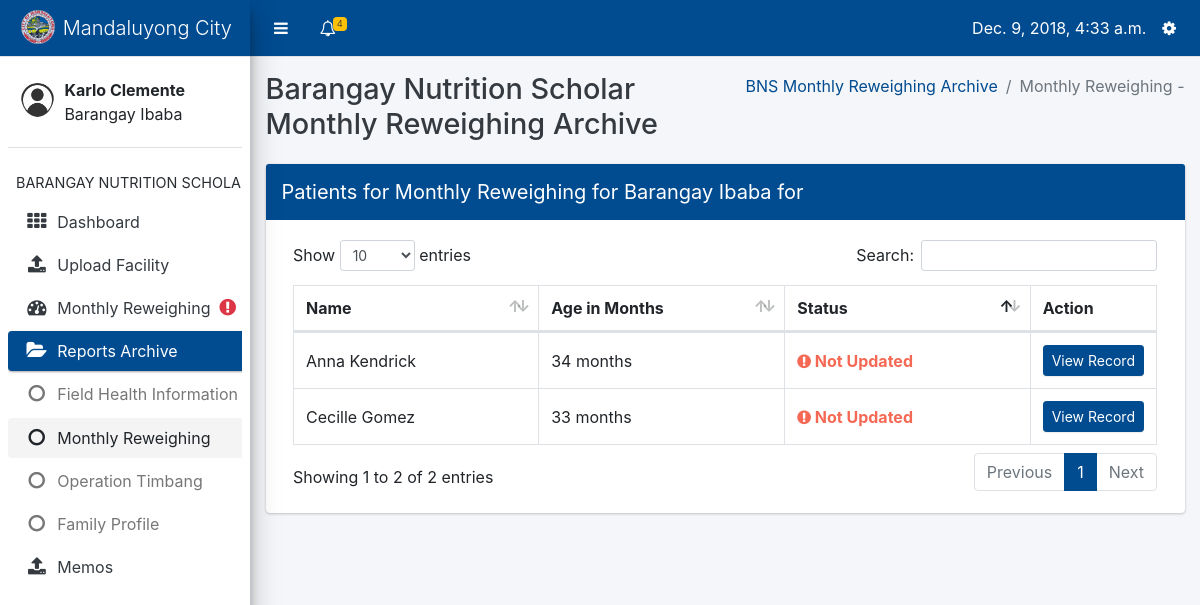
Screenshot of /data-input/bns/monthly_reweighing (signed in) with the database file from the repository.
### core/models.py (models this page shows, shortened)
class Profile(models.Model):
    user = models.OneToOneField(User, on_delete=models.CASCADE, related_name='profile')
    barangay = models.ForeignKey(Barangay, on_delete=models.CASCADE, null=True, blank=True)
    USER_TYPES = (
        ('Barangay Nutrition Scholar', 'Barangay Nutrition Scholar'),
        ('Nutritionist', 'Nutritionist'),
        ('Nutrition Program Coordinator', 'Nutrition Program Coordinator')
    )
    user_type = models.CharField(max_length=40, choices=USER_TYPES)

### datainput/models.py (models this page shows, shortened)
class Barangay(models.Model):
    name = models.CharField(max_length=100)
    @property
    def has_reweighed(self):
        patients = Patient.objects.filter(barangay=self)
        if patients.count() == 0:
            return False
        for patient in patients:
            try:
                mr = MonthlyReweighing.objects.get(patient=patient, date__month=datetime.now().month)
            except MonthlyReweighing.DoesNotExist:
                return False
        return True

class Patient(models.Model):
    name = models.CharField(max_length=100)
    date_of_birth = models.DateField()
    barangay = models.ForeignKey(Barangay, on_delete=models.CASCADE)
    sex = models.ForeignKey(Sex, on_delete=models.DO_NOTHING)
    date_created = models.DateTimeField(default=datetime.now)
    @property
    def get_age(self):
        months = dt.datetime.now().date() - self.date_of_birth
        age_months = months.days * 0.0328767
        return int(age_months)
    @property
    def get_reweighing_status(self):
        try:
            x = MonthlyReweighing.objects.get(patient__name=self.name, date__month=datetime.now().month)
        except MonthlyReweighing.DoesNotExist:
            return 'Not yet updated'
        return 'Updated'

### datainput/views.py (the view)
# urls.py: path('bns/monthly_reweighing', views.monthly_reweighing_index, name='monthly_reweighing_index'),
@login_required
def monthly_reweighing_index(request):
    barangay = Profile.objects.get(user=request.user).barangay
    opt = OperationTimbang.objects.filter(barangay=barangay, date__year=datetime.now().year)
    patients = Patient.objects.filter(barangay=barangay)
    profile = Profile.objects.get(user=request.user)
    context = {
        'active': 'mr',
        'profile': profile,
        'patients': patients,
        'has_opt': len(opt) > 0,
        'barangay': barangay
    }
    return render(request, 'datainput/monthly_reweighing_index.html', context)

### core/context_processors.py (called while the page is built)
def get_user_type(request):
    if request.user.is_anonymous:
        return {
            'user_type': None
        }
    return {
        'user_type': Profile.objects.get(user=request.user).user_type
    }

def get_notifications(request):
    if not request.user.is_anonymous:
        notifications = Notification.objects.filter(profile_to=Profile.objects.get(user=request.user)).order_by('-date')
        return {
            'notifications': notifications
        }
    return {
        'notifications': None
    }

def get_unread_notifications(request):
    if not request.user.is_anonymous:
        unread_count = Notification.objects.filter(profile_to=Profile.objects.get(user=request.user), is_read=False)
        return {
            'unread_count': unread_count.count()
        }
    return {
        'unread_count': None
    }

def today(request):
    return {
        'today': datetime.now()
    }

def year_now(request):
    return {
        'year_present': datetime.now().year
    }

def profile(request):
    if request.user.is_anonymous:
        return {
            'profile': None
        }
    return {
        'profile': Profile.objects.get(user=request.user)
    }

### datainput/templates/datainput/monthly_reweighing_index.html (shortened to what this page needs)
{% extends 'core/bns-layout.html' %}
{% block content %}
<div class="content-wrapper" style="min-height: 620px; height: auto; margin-top: 57px;">
    <div class="content-header">
        <div class="container-fluid">
            <div class="row mb-2">
                    <div class="col-sm-6">
                        <h1 class="m-0 text-dark">
                            Barangay Nutrition Scholar Monthly Reweighing{% if active == 'mr' %} Archive{% endif %}</h1>
                    </div>
                <div class="col-sm-6">
                    <ol class="breadcrumb float-sm-right">
                        {% if active == 'mr' %}
                        <li class="breadcrumb-item"><a href="{% url 'datainput:monthly_reweighing_list' %}">BNS Monthly Reweighing Archive</a></li>
                        <li class="breadcrumb-item active">Monthly Reweighing - {{ id }}</li>
                        {% else %}
                        <li class="breadcrumb-item active">BNS Monthly Reweighing</li>
                        {% endif %}
                    </ol>
                </div>
            </div>
        </div>
    </div>
    <section class="content">
        <div class="container-fluid">
            <div class="row">
                <div class="col-12">
                    <div class="card card-primary">
                        <div class="card-header d-flex p-0">
                            <h3 class="card-title p-3">Patients for Monthly Reweighing for {{ barangay.name }} {% if active == 'mr' %} for {% endif %}{{ id }}</h3>
                        </div>
                        <div class="card-body">
                            <table id="patient_overview" class="table table-bordered table-hover dataTable">
                                <thead>
                                    <tr>
                                        <th style="width: 30%">Name</th>
                                        <th style="width: 30%">Age in Months</th>
                                        <th style="width: 30%">Status</th>
                                        <th style="width: 10%;">Action</th>
                                    </tr>
                                </thead>
                                <tbody>
                                    {% for patient in patients %}
                                    <tr>
                                        <td>{{ patient.name }}</td>
                                        <td>{{ patient.get_age }} months</td>
                                        {% if patient.get_reweighing_status == 'Updated' %}
                                        <td style="color: #00a65a; font-weight: bold;">
                                            <i class="fa fa-check-circle"></i> Updated
                                        </td>
                                        {% else %}
                                        <td style="color: #f56954; font-weight: bold;">
                                            <i class="fa fa-exclamation-circle"></i> Not Updated
                                        </td>
                                        {% endif %}
                                        <td>
                                            <a href="{% url 'datainput:patient_overview' patient.id %}" class="btn btn-primary btn-sm col-12">View Record</a>
                                        </td>
                                    </tr>
                                    {% endfor %}
                                </tbody>
                            </table>
                        </div>
                    </div>
                </div>
            </div>
        </div>
    </section>
</div>
{% endblock %}

### core/templates/core/bns-layout.html (shortened to what this page needs)
{% load static %}
<html>
    <head>
        <link rel="stylesheet" type="text/css" href="{% static 'core/plugins/bootstrap/css/bootstrap.css' %}">
        <link rel="stylesheet" type="text/css" href="{% static 'core/plugins/css/adminlte.css' %}">
        <link rel="stylesheet" type="text/css" href="{% static 'core/plugins/datatables/dataTables.bootstrap4.css' %}">
        <link rel="stylesheet" type="text/css" href="{% static 'core/plugins/font-awesome/css/font-awesome.css' %}">
    </head>
    <body class="sidebar-mini">
        <div class="wrapper">
            <nav class="main-header navbar navbar-expand border-bottom navbar-light bg-primary" style="position: fixed; right: 0; left: 0;">
                <ul class="navbar-nav">
                    <li class="nav-item">
                        <a class="nav-link" data-widget="pushmenu" href="#" style="padding-top: 12px;"><i class="fa fa-bars"></i></a>
                    </li>
                    <li class="nav-item dropdown">
                        <a class="nav-link" data-toggle="dropdown" href="#" aria-expanded="false" style="padding-top: 12px;">
                            <i class="fa fa-bell-o"></i>
                            {% if unread_count > 0 %}
                                <span class="badge badge-warning navbar-badge">
                                {{ unread_count }}</span>
                            {% endif %}
                        </a>
                    </li>
                </ul>
                <ul class="navbar-nav ml-auto">
                    <li class="nav-item mt-2">
                        {{ today }}
                    </li>
                    <li class="nav-item dropdown">
                        <a class="nav-link" data-toggle="dropdown" href="#" aria-expanded="true" style="padding-top: 12px;">
                            <i class="fa fa-cog"></i>
                        </a>
                    </li>
                </ul>
            </nav>
            <aside class="main-sidebar elevation-4 sidebar-light-primary" style="min-height: 620px;">
                <div class="brand-link bg-primary">
                    <img src="{% static 'core/images/com.png' %}" class="brand-image img-circle" style="opacity: .8">
                    <span class="brand-text font-weight-light">Mandaluyong City</span>
                </div>
                <div class="sidebar">
                    <div class="user-panel mt-3 pb-3 mb-3 d-flex">
                        <div class="image">
                            <img src="{% static 'core/images/usr.png' %}" class="img-circle" alt="User Image" style="padding-top: 10px">
                        </div>
                        <div class="info">
                            <div class="d-block"><b>{{ profile.user.first_name }} {{ profile.user.last_name }}</b><br>{{ profile.barangay.name }}</div>
                        </div>
                    </div>
                    <nav class="mt-2">
                        <ul class="nav nav-pills nav-sidebar flex-column" data-widget="treeview" role="menu" data-accordion="false">
                            <li class="nav-header">BARANGAY NUTRITION SCHOLAR</li>
                            <li class="nav-item">
                                <a class="nav-link {% if active == 'db' %}active{% endif %}" href="{% url 'core:bns_dashboard' %}">
                                    <i class="nav-icon fa fa-th"></i>
                                    <p>Dashboard</p>
                                </a>
                            </li>
                            <li class="nav-item">
                                <a href="{% url 'core:bns-index' %}" class="nav-link {% if active == 'uf' %}active{% endif %}">
                                    <i class="nav-icon fa fa-upload"></i>
                                    <p>Upload Facility</p>
                                </a>
                            </li>
                            <li class="nav-item">
                                <a href="{% url 'datainput:latest_monthly_reweighing_index' %}" class="nav-link {% if active == 'mw' %}active{% endif %}">
                                    <i class="nav-icon fa fa-dashboard"></i>
                                    <p>Monthly Reweighing</p>
                                    {% if not profile.barangay.has_reweighed %}
                                        <i class="text-danger nav-icon fa fa-exclamation-circle"></i>
                                    {% endif %}
                                </a>
                            </li>
                            <li class="nav-item has-treeview {% if active == 'fh' or active == 'mr' or active == 'ot' or active == 'fp' %}menu-open{% endif %}">
                            <a href="#" class="nav-link {% if active == 'fh' or active == 'mr' or active == 'ot' or active == 'fp' %}active{% endif %}">
                              <i class="nav-icon fa fa-folder-open"></i>
                              <p>
                                Reports Archive
                              </p>
                            </a>
                            <ul class="nav nav-treeview">
                              <li class="nav-item">
                                <a  href="{% url 'datainput:show_fhsis_list' %}" class="nav-link {% if active == 'fh' %}active{% endif %}">
                                  <i class="fa fa-circle-o nav-icon"></i>
                                  <p>Field Health Information System</p>
                                </a>
                              </li>
                              <li class="nav-item">
                                <a href="{% url 'datainput:monthly_reweighing_list' %}" class="nav-link {% if active == 'mr' %}active{% endif %}">
                                  <i class="fa fa-circle-o nav-icon"></i>
                                  <p>Monthly Reweighing</p>
                                </a>
                              </li>
                              <li class="nav-item">
                                <a href="{% url 'datainput:show_opt_list' %}" class="test nav-link {% if active == 'ot' %}active{% endif %}">
                                  <i class="fa fa-circle-o nav-icon"></i>
                                  <p>Operation Timbang</p>
                                </a>
                              </li>
                                <li class="nav-item">
                                <a href="{% url 'datainput:family_profiles' %}" class="test nav-link {% if active == 'fp' %}active{% endif %}">
                                  <i class="fa fa-circle-o nav-icon"></i>
                                  <p>Family Profile</p>
                                </a>
                              </li>
                            </ul>
                            </li>
                            <li class="nav-item">
                                <a href="{% url 'core:memos' %}" class="nav-link {% if active == 'mm' %}active{% endif %}">
                                    <i class="nav-icon fa fa-upload"></i>
                                    <p>Memos</p>
                                </a>
                            </li>
                        </ul>
                    </nav>
                </div>
            </aside>
            {% block content %}
            {% endblock %}
        </div>
    </body>
</html>

### datainput/templates/datainput/monthly_reweighing_index.html (style rules this page uses)
td { vertical-align: middle !important; }

### rows the page displays
Profile: user.first_name "Karlo", user.last_name "Clemente", barangay.name "Barangay Ibaba"
Barangay: name "Barangay Ibaba"
Patient: name "Anna Kendrick", get_age "34", shows "Not Updated"
Patient: name "Cecille Gomez", get_age "33", shows "Not Updated"

### other values shown
{{ unread_count }} "4"
